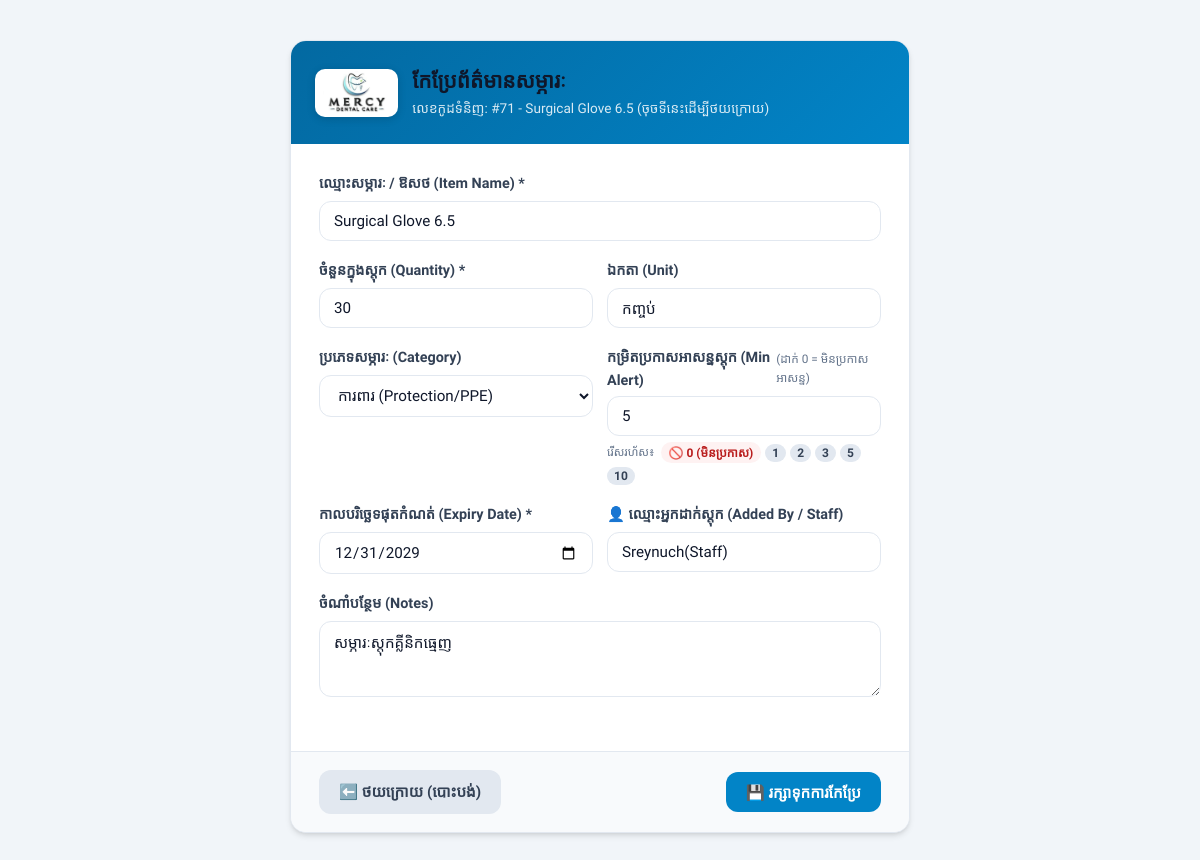
The page /edit/71 (signed in) on the database as committed earlier.
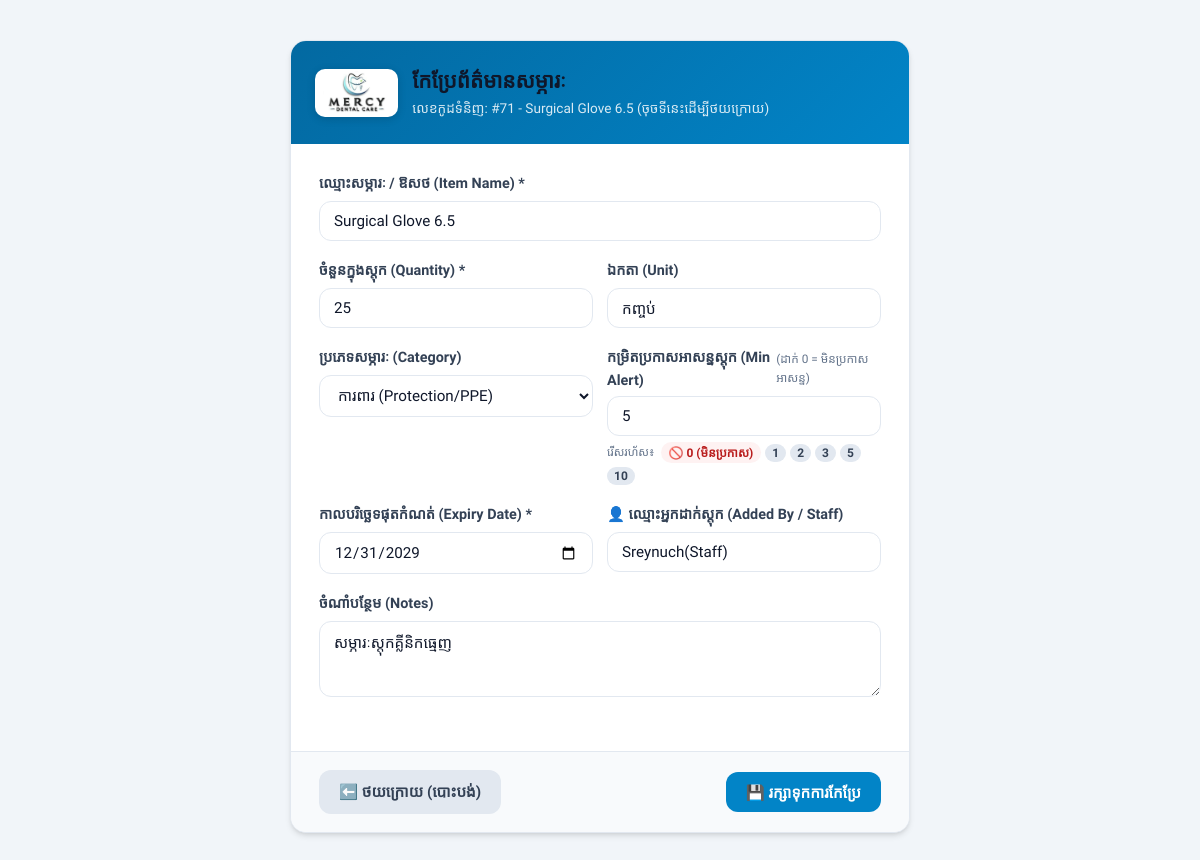
The same page on the database as committed later.
### tables this page shows
CREATE TABLE inventory (
            id INTEGER PRIMARY KEY AUTOINCREMENT,
            item_name TEXT NOT NULL,
            quantity INTEGER NOT NULL,
            expiry_date TEXT NOT NULL,
            category TEXT DEFAULT 'ទូទៅ',
            min_threshold INTEGER DEFAULT 10,
            created_at TIMESTAMP DEFAULT CURRENT_TIMESTAMP
        , unit TEXT DEFAULT 'ប្រអប់', notes TEXT DEFAULT '', is_deleted INTEGER DEFAULT 0, deleted_at TIMESTAMP DEFAULT NULL, added_by TEXT DEFAULT '');

### app.py (the view, shortened to what this page needs)
@app.route('/edit/<int:item_id>', methods=['GET', 'POST'])
@login_required
def edit_item(item_id):
    conn = get_db_connection()
    item = conn.execute('SELECT * FROM inventory WHERE id = ?', (item_id,)).fetchone()
    conn.close()
    if not item:
        flash('រកមិនឃើញសម្ភារៈនេះទេ!', 'danger')
        return redirect(url_for('index'))
    return render_template('edit.html', item=item)

### app.py (called while the page is built)
def get_db_connection():
    conn = sqlite3.connect(DB_NAME)
    conn.row_factory = sqlite3.Row
    return conn

def login_required(f):
    @wraps(f)
    def decorated_function(*args, **kwargs):
        if 'user_id' not in session:
            flash('សូមចូលគណនី (Login) ជាមុនសិន! 🔒', 'warning')
            return redirect(url_for('login', next=request.url))
        return f(*args, **kwargs)
    return decorated_function

@app.context_processor
def inject_user_info():
    is_admin = (session.get('role') == 'admin')
    return dict(
        current_user={
            'id': session.get('user_id'),
            'username': session.get('username'),
            'full_name': session.get('full_name'),
            'role': session.get('role', 'guest'),
            'is_admin': is_admin
        },
        is_admin=is_admin
    )

### templates/edit.html (shortened to what the changed rows need)
<!DOCTYPE html>
<html lang="km">
<head>
</head>
<body>
    <div class="edit-container">
        <a href="{{ url_for('index') }}" class="edit-header" style="text-decoration: none; color: inherit; display: flex; align-items: center; gap: 14px; cursor: pointer;">
            <div>
                <h1 class="edit-title">កែប្រែព័ត៌មានសម្ភារៈ</h1>
                <p class="edit-subtitle">លេខកូដទំនិញ: #{{ item['id'] }} - {{ item['item_name'] }} (ចុចទីនេះដើម្បីថយក្រោយ)</p>
            </div>
        </a>
        <form action="{{ url_for('edit_item', item_id=item['id']) }}" method="POST">
            <div class="edit-body">
                <div class="form-group">
                    <label class="form-label">ឈ្មោះសម្ភារៈ / ឱសថ (Item Name) *</label>
                    <input type="text" name="item_name" class="form-input" value="{{ item['item_name'] }}" required>
                </div>
                <div class="form-row">
                    <div class="form-group">
                        <label class="form-label">ចំនួនក្នុងស្តុក (Quantity) *</label>
                        <input type="number" name="quantity" class="form-input" min="0" value="{{ item['quantity'] }}" required>
                    </div>
                    <div class="form-group">
                        <label class="form-label">ឯកតា (Unit)</label>
                        <input type="text" name="unit" class="form-input" value="{{ item['unit'] if item['unit'] else 'ប្រអប់' }}">
                    </div>
                </div>
                <div class="form-row">
                    <div class="form-group">
                        <label class="form-label">ប្រភេទសម្ភារៈ (Category)</label>
                        <select name="category" class="form-select">
                            <option value="ការពារ" {% if item['category'] == 'ការពារ' %}selected{% endif %}>ការពារ (Protection/PPE)</option>
                        </select>
                    </div>
                    <div class="form-group">
                        <div style="display: flex; justify-content: space-between; align-items: center; margin-bottom: 4px;">
                            <label class="form-label" style="margin-bottom: 0;">កម្រិតប្រកាសអាសន្នស្តុក (Min Alert)</label>
                            <span style="font-size: 0.74rem; color: #64748b;">(ដាក់ 0 = មិនប្រកាសអាសន្ន)</span>
                        </div>
                        <input type="number" id="edit_min_threshold" name="min_threshold" class="form-input" min="0" value="{{ item['min_threshold'] if item['min_threshold'] is not none else 10 }}" placeholder="0 = មិនប្រកាសអាសន្ន">
                        <div style="display: flex; gap: 4px; margin-top: 6px; flex-wrap: wrap; align-items: center;">
                            <span style="font-size: 0.72rem; color: #64748b; margin-right: 2px;">រើសរហ័ស៖</span>
                            <button type="button" class="btn btn-secondary btn-sm" style="padding: 2px 8px; font-size: 0.75rem; border-color: #fca5a5; color: #b91c1c; font-weight: 700; background: #fef2f2;" onclick="document.getElementById('edit_min_threshold').value = 0;" title="មិនប្រកាសអាសន្ន (ទោះសល់ 1, 2, 3 ក៏មិនលោតអាសន្នដែរ)">
                            </button>
                            <button type="button" class="btn btn-secondary btn-sm" style="padding: 2px 7px; font-size: 0.75rem;" onclick="document.getElementById('edit_min_threshold').value = 1;">1</button>
                            <button type="button" class="btn btn-secondary btn-sm" style="padding: 2px 7px; font-size: 0.75rem;" onclick="document.getElementById('edit_min_threshold').value = 2;">2</button>
                            <button type="button" class="btn btn-secondary btn-sm" style="padding: 2px 7px; font-size: 0.75rem;" onclick="document.getElementById('edit_min_threshold').value = 3;">3</button>
                            <button type="button" class="btn btn-secondary btn-sm" style="padding: 2px 7px; font-size: 0.75rem;" onclick="document.getElementById('edit_min_threshold').value = 5;">5</button>
                            <button type="button" class="btn btn-secondary btn-sm" style="padding: 2px 7px; font-size: 0.75rem;" onclick="document.getElementById('edit_min_threshold').value = 10;">10</button>
                        </div>
                    </div>
                </div>
                <div class="form-row">
                    <div class="form-group">
                        <label class="form-label">កាលបរិច្ឆេទផុតកំណត់ (Expiry Date) *</label>
                        <input type="date" name="expiry_date" class="form-input" value="{{ item['expiry_date'] }}" required>
                    </div>
                    <div class="form-group">
                        <label class="form-label">👤 ឈ្មោះអ្នកដាក់ស្តុក (Added By / Staff)</label>
                        <input type="text" name="added_by" class="form-input" value="{{ item['added_by'] if item['added_by'] else '' }}" placeholder="ឧ. បុគ្គលិក សុខ, ពេទ្យ ចិន្តា...">
                    </div>
                </div>
                <div class="form-group">
                    <label class="form-label">ចំណាំបន្ថែម (Notes)</label>
                    <textarea name="notes" class="form-textarea" rows="3">{{ item['notes'] if item['notes'] else '' }}</textarea>
                </div>
            </div>
        </form>
    </div>
</body>
</html>

Rows that differ between the two databases and show on the page:
changed inventory "Surgical Glove 6.5": quantity "30" → "25"
